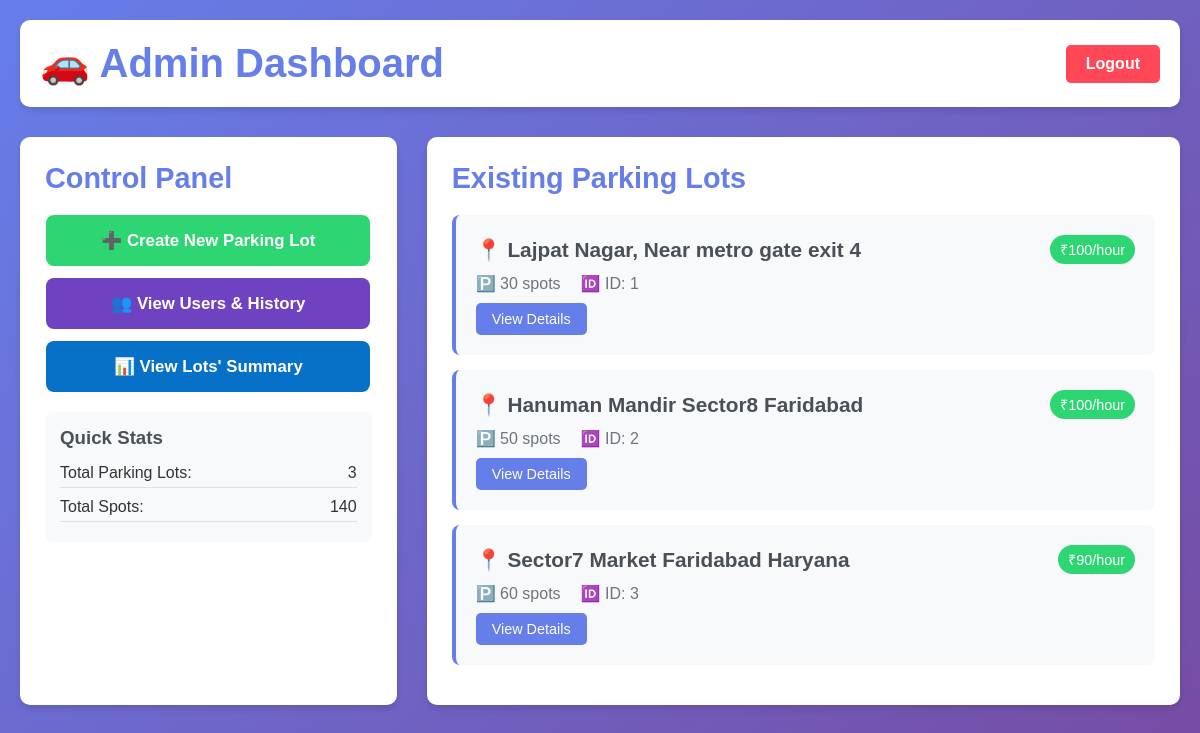
/admin_home, run on the app's committed database.
### models.py (models this page shows)
class P_Lot(db.Model):
    __tablename__ = 'p_lot'  # Explicitly define table name
    id = db.Column(db.Integer, primary_key=True)
    loc = db.Column(db.String(200), nullable=False)
    price = db.Column(db.Integer, nullable=False)
    spots = db.Column(db.Integer, nullable=False)
    parking_spots = db.relationship('P_Spot', backref='p_lot', lazy=True)

### app.py (the view)
@app.route('/admin_home')
def admin_home():
    parking_lots = P_Lot.query.all()
    return render_template('admin_home.html', parking_lots=parking_lots)

### templates/admin_home.html (shortened to what this page needs)
<!DOCTYPE html>
<html lang="en">
<head>
    <link rel="stylesheet" href="{{ url_for('static', filename='admin_home.css') }}">
</head>
<body>
    <div class="admin-container">
        <div class="header">
            <h1>🚗 Admin Dashboard</h1>
            <a href="{{ url_for('logout') }}" class="logout-btn">Logout</a>
        </div>
        <div class="dashboard-grid">
            <div class="control-panel">
                <h2>Control Panel</h2>
                <div class="button-group">
                    <a href="{{ url_for('create_parking_lot') }}" class="create-btn green">
                        ➕ Create New Parking Lot
                    </a>
                    <a href="{{ url_for('view_all_users') }}" class="create-btn purple">
                        👥 View Users & History
                    </a>
                    <a href="{{ url_for('admin_summary') }}" class="create-btn blue">
                        📊 View Lots' Summary
                    </a>
                </div>
                <div class="stats">
                    <h3>Quick Stats</h3>
                    <div class="stat-item">
                        <span>Total Parking Lots:</span>
                        <span>{{ parking_lots|length }}</span>
                    </div>
                    <div class="stat-item">
                        <span>Total Spots:</span>
                        <span>{{ parking_lots|sum(attribute='spots') }}</span>
                    </div>
                </div>
            </div>
            <div class="parking-lots">
                <h2>Existing Parking Lots</h2>
                {% if parking_lots %}
                    {% for lot in parking_lots %}
                        <div class="lot-card">
                            <div class="lot-header">
                                <div class="lot-title">📍 {{ lot.loc }}</div>
                                <div class="lot-price">₹{{ lot.price }}/hour</div>
                            </div>
                            <div class="lot-info">
                                <span>🅿️ {{ lot.spots }} spots</span>
                                <span>🆔 ID: {{ lot.id }}</span>
                            </div>
                            <a href="{{ url_for('view_parking_lot', lot_id=lot.id) }}" class="view-btn">
                                View Details
                            </a>
                        </div>
                    {% endfor %}
                {% else %}
                    <div class="no-lots">
                        <p>No parking lots created yet. Create your first parking lot to get started!</p>
                    </div>
                {% endif %}
            </div>
        </div>
    </div>
</body>
</html>

### static/admin_home.css (style rules this page uses)
.button-group { display: flex; justify-content: center; gap: 12px; margin-bottom: 20px; flex-wrap: wrap; }
.create-btn { width: 324px; text-align: center; padding: 15px 20px; border-radius: 8px; font-size: 1.05em; font-weight: bold; text-decoration: none; color: white; border: none; transition: background 0.3s ease, transform 0.2s ease; }
.create-btn.green { background-color: #2ed573; }
.create-btn.purple { background-color: #6f42c1; }
.create-btn.blue { background-color: #0771c7; }
* { margin: 0; padding: 0; box-sizing: border-box; }
body { font-family: 'Arial', sans-serif; background: linear-gradient(135deg, #667eea 0%, #764ba2 100%); min-height: 100vh; color: #333; }
.admin-container { max-width: 1200px; margin: 0 auto; padding: 20px; }
.header { background: white; padding: 20px; border-radius: 10px; box-shadow: 0 4px 6px rgba(0, 0, 0, 0.1); margin-bottom: 30px; display: flex; justify-content: space-between; align-items: center; }
.header h1 { color: #667eea; font-size: 2.5em; }
.logout-btn { background: #ff4757; color: white; padding: 10px 20px; border: none; border-radius: 5px; text-decoration: none; font-weight: bold; transition: background 0.3s; }
.dashboard-grid { display: grid; grid-template-columns: 1fr 2fr; gap: 30px; margin-bottom: 30px; }
.control-panel { background: white; padding: 25px; border-radius: 10px; box-shadow: 0 4px 6px rgba(0, 0, 0, 0.1); }
.control-panel h2 { color: #667eea; margin-bottom: 20px; font-size: 1.8em; }
.stats { background: #f8f9fa; padding: 15px; border-radius: 8px; margin-top: 20px; }
.stats h3 { color: #495057; margin-bottom: 10px; }
.stat-item { display: flex; justify-content: space-between; margin-bottom: 5px; padding: 5px 0; border-bottom: 1px solid #dee2e6; }
.parking-lots { background: white; padding: 25px; border-radius: 10px; box-shadow: 0 4px 6px rgba(0, 0, 0, 0.1); }
.parking-lots h2 { color: #667eea; margin-bottom: 20px; font-size: 1.8em; }
.lot-card { background: #f8f9fa; padding: 20px; border-radius: 8px; margin-bottom: 15px; border-left: 4px solid #667eea; transition: transform 0.3s; }
.lot-header { display: flex; justify-content: space-between; align-items: center; margin-bottom: 10px; }
.lot-title { font-size: 1.3em; font-weight: bold; color: #495057; }
.lot-price { background: #2ed573; color: white; padding: 5px 10px; border-radius: 20px; font-size: 0.9em; }
.lot-info { display: flex; gap: 20px; color: #6c757d; }
.view-btn { background: #667eea; color: white; padding: 8px 16px; border: none; border-radius: 5px; text-decoration: none; font-size: 0.9em; margin-top: 10px; display: inline-block; transition: background 0.3s; }

### data on the page
P_Lot: loc "Lajpat Nagar, Near metro gate exit 4", price "100", spots "30", id "1"
P_Lot: loc "Hanuman Mandir Sector8 Faridabad", price "100", spots "50", id "2"
P_Lot: loc "Sector7 Market Faridabad Haryana", price "90", spots "60", id "3"

### other printed values
{{ parking_lots|length }} "3"
{{ parking_lots|sum(attribute='spots') }} "140"
